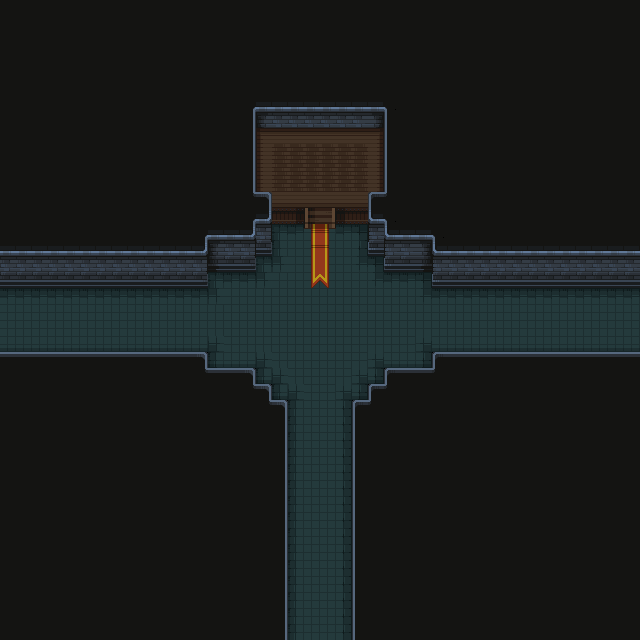

A 2D game scene composited from a Tiled map and its tileset images. What follows is a short description and the map's XML, with each tile layer's data collapsed to a summary:
An orthogonal 40x40 tile map with 16x16 px tiles, 3 tile layers (Sol, Murs, Objets 1) and 21 objects (19x Collisions, spawn_mob, Tresor).

<map version="1.10" tiledversion="1.10.2" orientation="orthogonal" renderorder="right-down" width="40" height="40" tilewidth="16" tileheight="16" infinite="0" nextlayerid="5" nextobjectid="31">
 <tileset firstgid="1" source="Nv 1.tsx" />
 <layer id="1" name="Sol" width="40" height="40">
  <data>[1600 cells, 362 non-empty, 26 distinct tile ids]</data>
 </layer>
 <layer id="2" name="Murs" width="40" height="40">
  <data>[1600 cells, 1252 non-empty, 27 distinct tile ids]</data>
 </layer>
 <layer id="3" name="Objets 1" width="40" height="40">
  <data>[1600 cells, 8 non-empty, 8 distinct tile ids]</data>
 </layer>
 <objectgroup id="4" name="objets">
  <object id="5" name="collisions" type="Collisions" x="0" y="256" width="205" height="27" />
  <object id="6" name="collisions" type="Collisions" x="208" y="240" width="48" height="32" />
  <object id="7" name="collisions" type="Collisions" x="256" y="192" width="16" height="64" />
  <object id="8" name="collisions" type="Collisions" x="368" y="191.875" width="16" height="64.125" />
  <object id="11" name="collisions" type="Collisions" x="384" y="240" width="48" height="32" />
  <object id="13" name="collisions" type="Collisions" x="432" y="256" width="208" height="32" />
  <object id="14" name="collisions" type="Collisions" x="432" y="352" width="208" height="16" />
  <object id="16" name="collisions" type="Collisions" x="384" y="368" width="48" height="16" />
  <object id="17" name="collisions" type="Collisions" x="368" y="384" width="16" height="16" />
  <object id="19" name="collisions" type="Collisions" x="352" y="400" width="16" height="240" />
  <object id="20" name="collisions" type="Collisions" x="272" y="400" width="16" height="240" />
  <object id="21" name="collisions" type="Collisions" x="256" y="384" width="16" height="16" />
  <object id="22" name="collisions" type="Collisions" x="208" y="368" width="48" height="16" />
  <object id="23" name="collisions" type="Collisions" x="0" y="352" width="208" height="16" />
  <object id="24" name="collisions" type="Collisions" x="384" y="112" width="16" height="80" />
  <object id="25" name="collisions" type="Collisions" x="256" y="112" width="128" height="16" />
  <object id="26" name="collisions" type="Collisions" x="240" y="112" width="16" height="80" />
  <object id="27" name="collisions" type="Collisions" x="272" y="208" width="32" height="16" />
  <object id="28" name="collisions" type="Collisions" x="336" y="208" width="32" height="16" />
  <object id="29" name="bebe_orc" type="spawn_mob" x="320" y="322">
   <point />
  </object>
  <object id="30" name="tresor" type="Tresor" x="318.877" y="158.69">
   <point />
  </object>
 </objectgroup>
</map>
